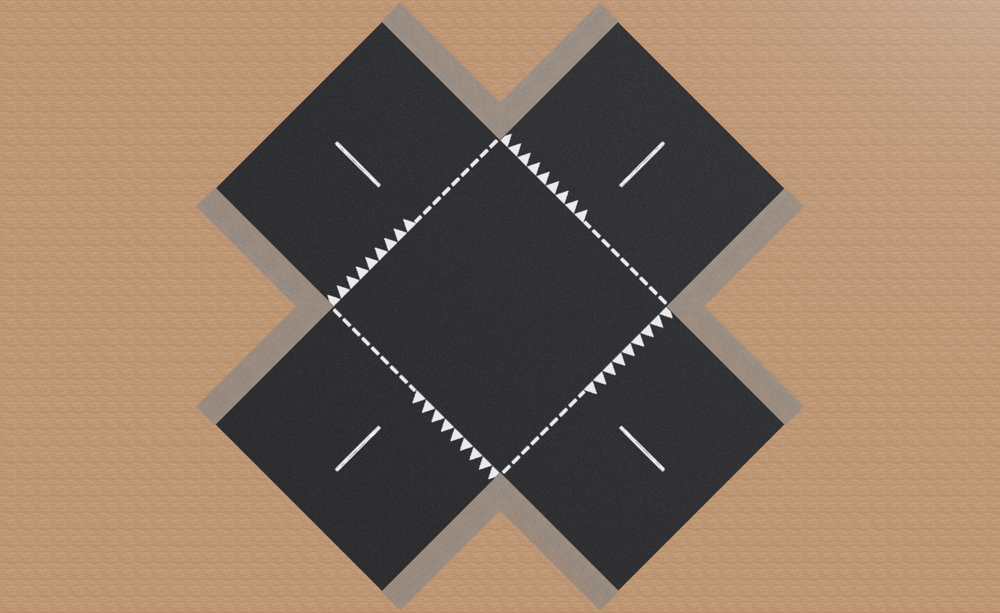
#> input picture worlds/4-way.png, 1000 x 613 px, shrunk from 1271 x 779 before the run, found by its file name
$ python o_grid.py
#> lines starting #> are read from the running program, lines starting #| are printed output that depends on the picture; after the words box and inside, x2 and y2 are one past the last pixel; in counts of white or black regions, pixels touching at a corner belong together
import cv2
import numpy as np
import sys
import os
# load image
img = cv2.imread("/home/wangbard/sdp/demo2/4-way.png")
#> img is the input picture: shape (613, 1000, 3); mean B, G, R 97.1, 116.9, 140.7

# create engine
engine = cv2.hfs.HfsSegment_create(img.shape[0], img.shape[1])
engine.setSlicSpixelSize(200)
# perform segmentation
# now "res" is a matrix of indices
# change the second parameter to "True" to get a rgb image for "res"
res = engine.performSegmentCpu(img, False)
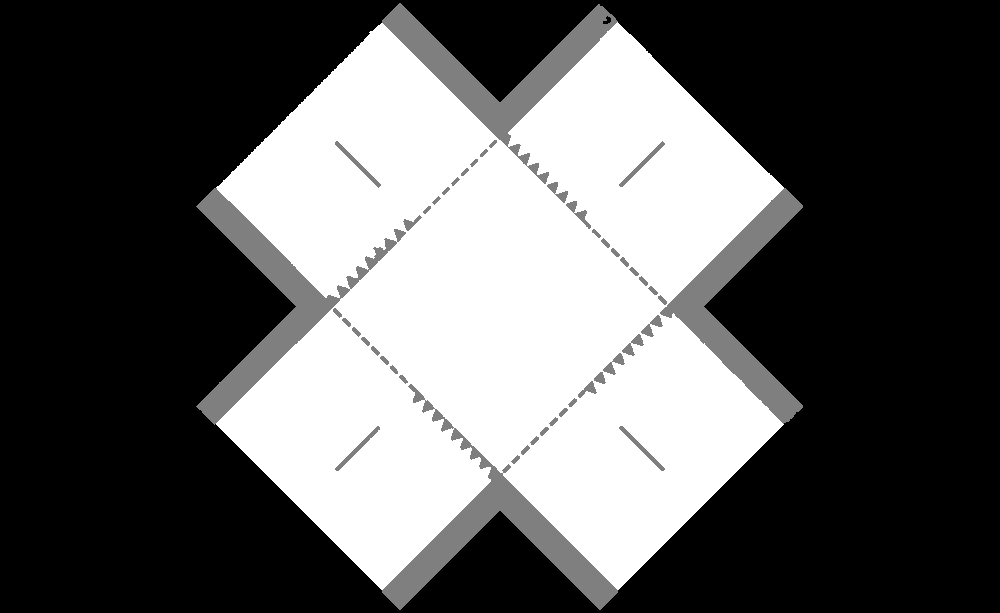
#> res: shape (613, 1000) uint16; min 1, max 3, mean 1.74; drawn with min black and max white


# I find oftentimes black has the value 2
# manually changing black(2) to value 0
for i in range(len(res)):
    for j in range(len(res[0])):
            if res[i][j] == 2:
                res[i][j] = 0
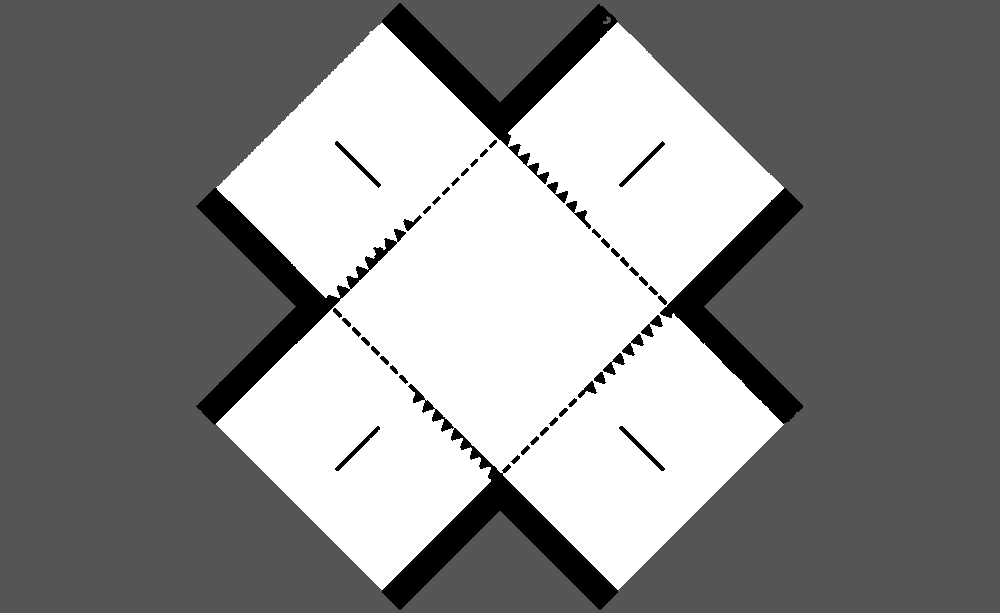
#> res: shape (613, 1000) uint16; 6.34% of pixels changed, all inside (x1, y1, x2, y2) = (196, 3, 803, 610); drawn with min black and max white

# output file(txt)
np.savetxt("4-way.txt", res)

$ run again, with worlds/curvedpath.png copied over worlds/4-way.png
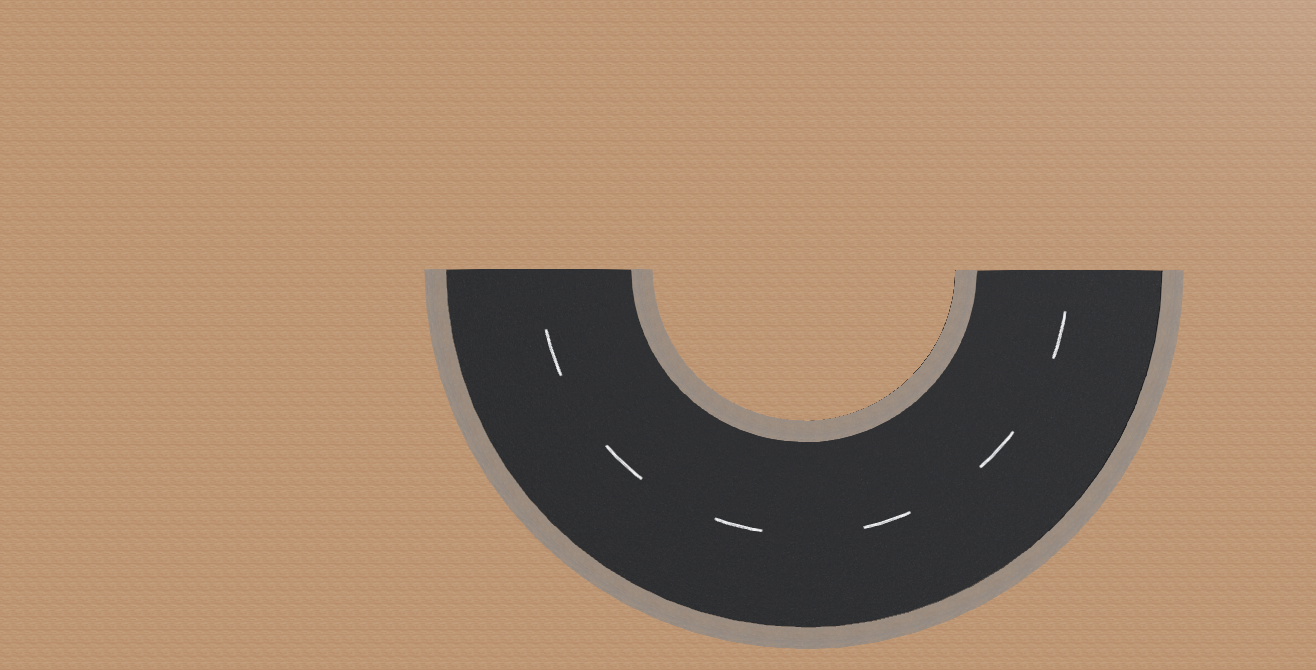
#> input picture worlds/curvedpath.png, 1316 x 670 px, found by its file name
#> img is the input picture: shape (670, 1316, 3); mean B, G, R 106.6, 133.1, 164
#> `res = engine.performSegmentCpu(img, False)`:
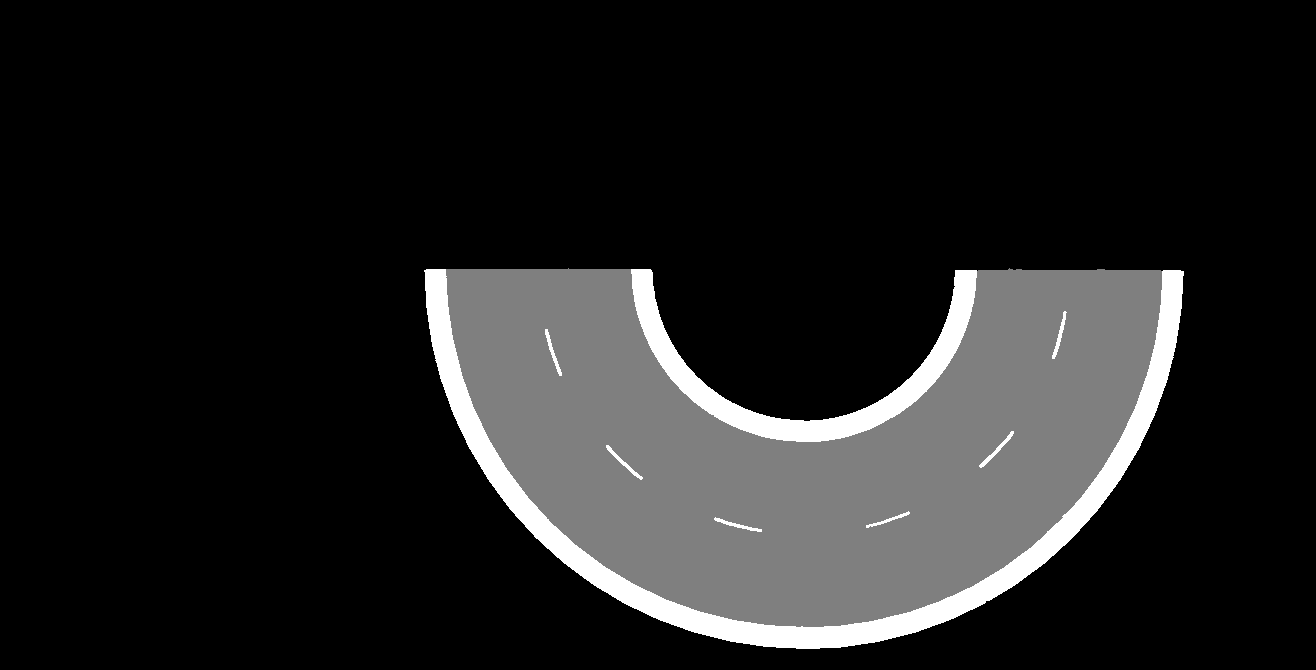
#> res: shape (670, 1316) uint16; min 1, max 3, mean 1.26; drawn with min black and max white
#> after the loop `for i in range(len(res)):`:
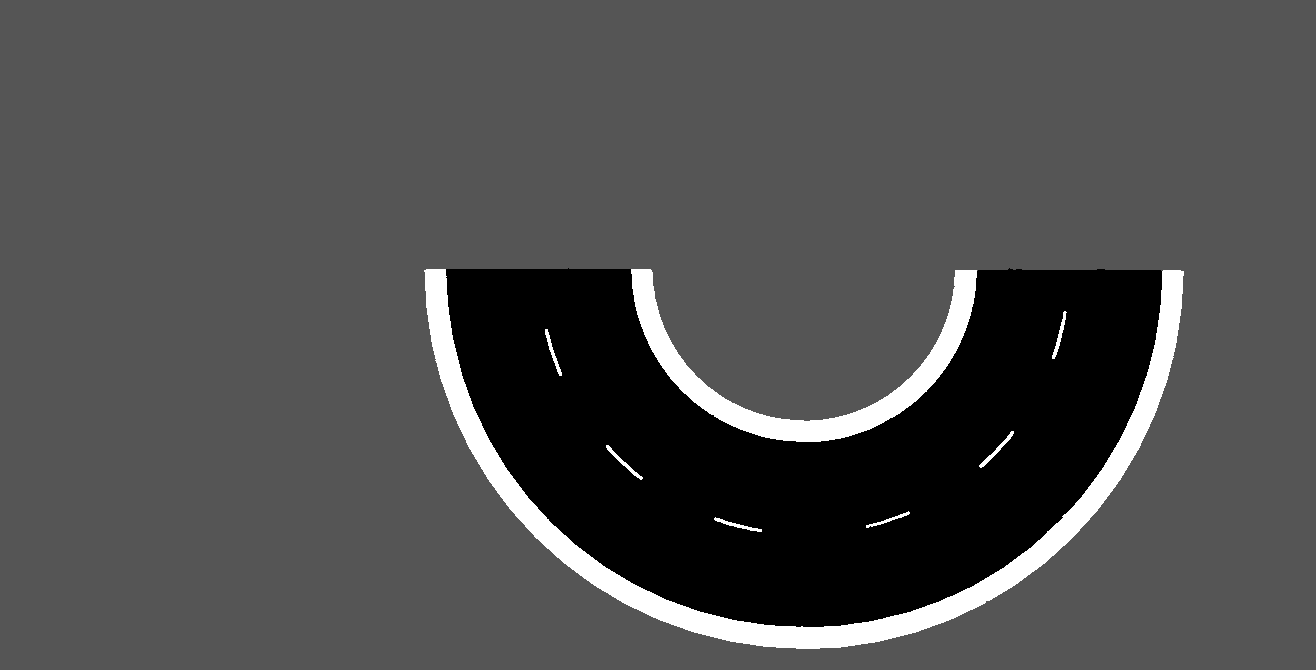
#> res: shape (670, 1316) uint16; 17.39% of pixels changed, all inside (x1, y1, x2, y2) = (446, 268, 1162, 627); drawn with min black and max white
